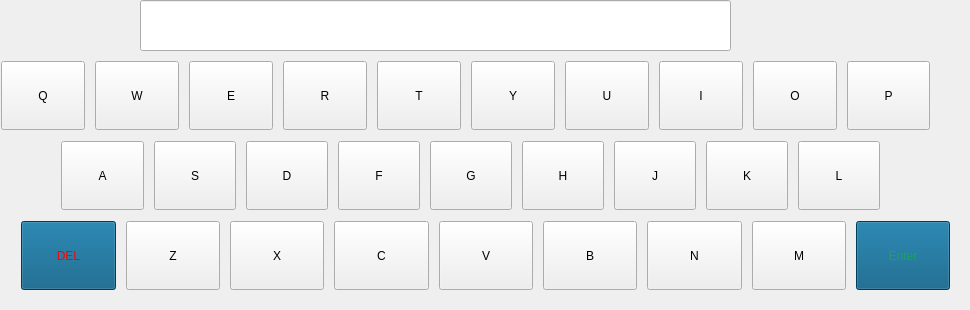
<?xml version="1.0" encoding="UTF-8"?>
<ui version="4.0">
 <class>Form</class>
 <widget class="QWidget" name="Form">
  <property name="geometry">
   <rect>
    <x>0</x>
    <y>0</y>
    <width>970</width>
    <height>310</height>
   </rect>
  </property>
  <property name="windowTitle">
   <string>Form</string>
  </property>
  <widget class="QLineEdit" name="lineEdit">
   <property name="geometry">
    <rect>
     <x>140</x>
     <y>0</y>
     <width>591</width>
     <height>51</height>
    </rect>
   </property>
   <property name="font">
    <font>
     <pointsize>14</pointsize>
    </font>
   </property>
   <property name="alignment">
    <set>Qt::AlignCenter</set>
   </property>
  </widget>
  <widget class="QPushButton" name="pushButton_u">
   <property name="geometry">
    <rect>
     <x>565</x>
     <y>61</y>
     <width>84</width>
     <height>69</height>
    </rect>
   </property>
   <property name="sizePolicy">
    <sizepolicy hsizetype="Minimum" vsizetype="Minimum">
     <horstretch>0</horstretch>
     <verstretch>0</verstretch>
    </sizepolicy>
   </property>
   <property name="text">
    <string>U</string>
   </property>
  </widget>
  <widget class="QPushButton" name="pushButton_t">
   <property name="geometry">
    <rect>
     <x>377</x>
     <y>61</y>
     <width>84</width>
     <height>69</height>
    </rect>
   </property>
   <property name="sizePolicy">
    <sizepolicy hsizetype="Minimum" vsizetype="Minimum">
     <horstretch>0</horstretch>
     <verstretch>0</verstretch>
    </sizepolicy>
   </property>
   <property name="text">
    <string>T</string>
   </property>
  </widget>
  <widget class="QPushButton" name="pushButton_y">
   <property name="geometry">
    <rect>
     <x>471</x>
     <y>61</y>
     <width>84</width>
     <height>69</height>
    </rect>
   </property>
   <property name="sizePolicy">
    <sizepolicy hsizetype="Minimum" vsizetype="Minimum">
     <horstretch>0</horstretch>
     <verstretch>0</verstretch>
    </sizepolicy>
   </property>
   <property name="text">
    <string>Y</string>
   </property>
  </widget>
  <widget class="QPushButton" name="pushButton_q">
   <property name="geometry">
    <rect>
     <x>1</x>
     <y>61</y>
     <width>84</width>
     <height>69</height>
    </rect>
   </property>
   <property name="sizePolicy">
    <sizepolicy hsizetype="Minimum" vsizetype="Minimum">
     <horstretch>0</horstretch>
     <verstretch>0</verstretch>
    </sizepolicy>
   </property>
   <property name="text">
    <string>Q</string>
   </property>
  </widget>
  <widget class="QPushButton" name="pushButton_w">
   <property name="geometry">
    <rect>
     <x>95</x>
     <y>61</y>
     <width>84</width>
     <height>69</height>
    </rect>
   </property>
   <property name="sizePolicy">
    <sizepolicy hsizetype="Minimum" vsizetype="Minimum">
     <horstretch>0</horstretch>
     <verstretch>0</verstretch>
    </sizepolicy>
   </property>
   <property name="text">
    <string>W</string>
   </property>
  </widget>
  <widget class="QPushButton" name="pushButton_e">
   <property name="geometry">
    <rect>
     <x>189</x>
     <y>61</y>
     <width>84</width>
     <height>69</height>
    </rect>
   </property>
   <property name="sizePolicy">
    <sizepolicy hsizetype="Minimum" vsizetype="Minimum">
     <horstretch>0</horstretch>
     <verstretch>0</verstretch>
    </sizepolicy>
   </property>
   <property name="text">
    <string>E</string>
   </property>
  </widget>
  <widget class="QPushButton" name="pushButton_r">
   <property name="geometry">
    <rect>
     <x>283</x>
     <y>61</y>
     <width>84</width>
     <height>69</height>
    </rect>
   </property>
   <property name="sizePolicy">
    <sizepolicy hsizetype="Minimum" vsizetype="Minimum">
     <horstretch>0</horstretch>
     <verstretch>0</verstretch>
    </sizepolicy>
   </property>
   <property name="text">
    <string>R</string>
   </property>
  </widget>
  <widget class="QPushButton" name="pushButton_i">
   <property name="geometry">
    <rect>
     <x>659</x>
     <y>61</y>
     <width>84</width>
     <height>69</height>
    </rect>
   </property>
   <property name="sizePolicy">
    <sizepolicy hsizetype="Minimum" vsizetype="Minimum">
     <horstretch>0</horstretch>
     <verstretch>0</verstretch>
    </sizepolicy>
   </property>
   <property name="text">
    <string>I</string>
   </property>
  </widget>
  <widget class="QPushButton" name="pushButton_o">
   <property name="geometry">
    <rect>
     <x>753</x>
     <y>61</y>
     <width>84</width>
     <height>69</height>
    </rect>
   </property>
   <property name="sizePolicy">
    <sizepolicy hsizetype="Minimum" vsizetype="Minimum">
     <horstretch>0</horstretch>
     <verstretch>0</verstretch>
    </sizepolicy>
   </property>
   <property name="text">
    <string>O</string>
   </property>
  </widget>
  <widget class="QPushButton" name="pushButton_p">
   <property name="geometry">
    <rect>
     <x>847</x>
     <y>61</y>
     <width>83</width>
     <height>69</height>
    </rect>
   </property>
   <property name="sizePolicy">
    <sizepolicy hsizetype="Minimum" vsizetype="Minimum">
     <horstretch>0</horstretch>
     <verstretch>0</verstretch>
    </sizepolicy>
   </property>
   <property name="text">
    <string>P</string>
   </property>
  </widget>
  <widget class="QPushButton" name="pushButton_del">
   <property name="geometry">
    <rect>
     <x>21</x>
     <y>221</y>
     <width>95</width>
     <height>69</height>
    </rect>
   </property>
   <property name="sizePolicy">
    <sizepolicy hsizetype="Minimum" vsizetype="Minimum">
     <horstretch>0</horstretch>
     <verstretch>0</verstretch>
    </sizepolicy>
   </property>
   <property name="palette">
    <palette>
     <active>
      <colorrole role="WindowText">
       <brush brushstyle="SolidPattern">
        <color alpha="255">
         <red>0</red>
         <green>0</green>
         <blue>0</blue>
        </color>
       </brush>
      </colorrole>
      <colorrole role="Button">
       <brush brushstyle="SolidPattern">
        <color alpha="255">
         <red>0</red>
         <green>85</green>
         <blue>127</blue>
        </color>
       </brush>
      </colorrole>
      <colorrole role="Midlight">
       <brush brushstyle="SolidPattern">
        <color alpha="255">
         <red>171</red>
         <green>194</green>
         <blue>176</blue>
        </color>
       </brush>
      </colorrole>
      <colorrole role="ButtonText">
       <brush brushstyle="SolidPattern">
        <color alpha="255">
         <red>255</red>
         <green>0</green>
         <blue>0</blue>
        </color>
       </brush>
      </colorrole>
      <colorrole role="Base">
       <brush brushstyle="SolidPattern">
        <color alpha="255">
         <red>0</red>
         <green>85</green>
         <blue>127</blue>
        </color>
       </brush>
      </colorrole>
      <colorrole role="Window">
       <brush brushstyle="SolidPattern">
        <color alpha="255">
         <red>0</red>
         <green>85</green>
         <blue>127</blue>
        </color>
       </brush>
      </colorrole>
      <colorrole role="HighlightedText">
       <brush brushstyle="SolidPattern">
        <color alpha="255">
         <red>0</red>
         <green>255</green>
         <blue>255</blue>
        </color>
       </brush>
      </colorrole>
     </active>
     <inactive>
      <colorrole role="WindowText">
       <brush brushstyle="SolidPattern">
        <color alpha="255">
         <red>0</red>
         <green>0</green>
         <blue>0</blue>
        </color>
       </brush>
      </colorrole>
      <colorrole role="Button">
       <brush brushstyle="SolidPattern">
        <color alpha="255">
         <red>0</red>
         <green>85</green>
         <blue>127</blue>
        </color>
       </brush>
      </colorrole>
      <colorrole role="Midlight">
       <brush brushstyle="SolidPattern">
        <color alpha="255">
         <red>171</red>
         <green>194</green>
         <blue>176</blue>
        </color>
       </brush>
      </colorrole>
      <colorrole role="ButtonText">
       <brush brushstyle="SolidPattern">
        <color alpha="255">
         <red>255</red>
         <green>0</green>
         <blue>0</blue>
        </color>
       </brush>
      </colorrole>
      <colorrole role="Base">
       <brush brushstyle="SolidPattern">
        <color alpha="255">
         <red>0</red>
         <green>85</green>
         <blue>127</blue>
        </color>
       </brush>
      </colorrole>
      <colorrole role="Window">
       <brush brushstyle="SolidPattern">
        <color alpha="255">
         <red>0</red>
         <green>85</green>
         <blue>127</blue>
        </color>
       </brush>
      </colorrole>
      <colorrole role="HighlightedText">
       <brush brushstyle="SolidPattern">
        <color alpha="255">
         <red>0</red>
         <green>255</green>
         <blue>255</blue>
        </color>
       </brush>
      </colorrole>
     </inactive>
     <disabled>
      <colorrole role="WindowText">
       <brush brushstyle="SolidPattern">
        <color alpha="255">
         <red>120</red>
         <green>120</green>
         <blue>120</blue>
        </color>
       </brush>
      </colorrole>
      <colorrole role="Button">
       <brush brushstyle="SolidPattern">
        <color alpha="255">
         <red>0</red>
         <green>85</green>
         <blue>127</blue>
        </color>
       </brush>
      </colorrole>
      <colorrole role="Midlight">
       <brush brushstyle="SolidPattern">
        <color alpha="255">
         <red>171</red>
         <green>194</green>
         <blue>176</blue>
        </color>
       </brush>
      </colorrole>
      <colorrole role="ButtonText">
       <brush brushstyle="SolidPattern">
        <color alpha="255">
         <red>120</red>
         <green>120</green>
         <blue>120</blue>
        </color>
       </brush>
      </colorrole>
      <colorrole role="Base">
       <brush brushstyle="SolidPattern">
        <color alpha="255">
         <red>0</red>
         <green>85</green>
         <blue>127</blue>
        </color>
       </brush>
      </colorrole>
      <colorrole role="Window">
       <brush brushstyle="SolidPattern">
        <color alpha="255">
         <red>0</red>
         <green>85</green>
         <blue>127</blue>
        </color>
       </brush>
      </colorrole>
      <colorrole role="HighlightedText">
       <brush brushstyle="SolidPattern">
        <color alpha="255">
         <red>0</red>
         <green>255</green>
         <blue>255</blue>
        </color>
       </brush>
      </colorrole>
     </disabled>
    </palette>
   </property>
   <property name="styleSheet">
    <string notr="true">background-color: rgb(0, 85, 127);
selection-color: rgb(0, 255, 255);</string>
   </property>
   <property name="text">
    <string>DEL</string>
   </property>
  </widget>
  <widget class="QPushButton" name="pushButton_z">
   <property name="geometry">
    <rect>
     <x>126</x>
     <y>221</y>
     <width>94</width>
     <height>69</height>
    </rect>
   </property>
   <property name="sizePolicy">
    <sizepolicy hsizetype="Minimum" vsizetype="Minimum">
     <horstretch>0</horstretch>
     <verstretch>0</verstretch>
    </sizepolicy>
   </property>
   <property name="text">
    <string>Z</string>
   </property>
  </widget>
  <widget class="QPushButton" name="pushButton_x">
   <property name="geometry">
    <rect>
     <x>230</x>
     <y>221</y>
     <width>94</width>
     <height>69</height>
    </rect>
   </property>
   <property name="sizePolicy">
    <sizepolicy hsizetype="Minimum" vsizetype="Minimum">
     <horstretch>0</horstretch>
     <verstretch>0</verstretch>
    </sizepolicy>
   </property>
   <property name="text">
    <string>X</string>
   </property>
  </widget>
  <widget class="QPushButton" name="pushButton_c">
   <property name="geometry">
    <rect>
     <x>334</x>
     <y>221</y>
     <width>95</width>
     <height>69</height>
    </rect>
   </property>
   <property name="sizePolicy">
    <sizepolicy hsizetype="Minimum" vsizetype="Minimum">
     <horstretch>0</horstretch>
     <verstretch>0</verstretch>
    </sizepolicy>
   </property>
   <property name="text">
    <string>C</string>
   </property>
  </widget>
  <widget class="QPushButton" name="pushButton_v">
   <property name="geometry">
    <rect>
     <x>439</x>
     <y>221</y>
     <width>94</width>
     <height>69</height>
    </rect>
   </property>
   <property name="sizePolicy">
    <sizepolicy hsizetype="Minimum" vsizetype="Minimum">
     <horstretch>0</horstretch>
     <verstretch>0</verstretch>
    </sizepolicy>
   </property>
   <property name="text">
    <string>V</string>
   </property>
  </widget>
  <widget class="QPushButton" name="pushButton_b">
   <property name="geometry">
    <rect>
     <x>543</x>
     <y>221</y>
     <width>94</width>
     <height>69</height>
    </rect>
   </property>
   <property name="sizePolicy">
    <sizepolicy hsizetype="Minimum" vsizetype="Minimum">
     <horstretch>0</horstretch>
     <verstretch>0</verstretch>
    </sizepolicy>
   </property>
   <property name="text">
    <string>B</string>
   </property>
  </widget>
  <widget class="QPushButton" name="pushButton_n">
   <property name="geometry">
    <rect>
     <x>647</x>
     <y>221</y>
     <width>95</width>
     <height>69</height>
    </rect>
   </property>
   <property name="sizePolicy">
    <sizepolicy hsizetype="Minimum" vsizetype="Minimum">
     <horstretch>0</horstretch>
     <verstretch>0</verstretch>
    </sizepolicy>
   </property>
   <property name="text">
    <string>N</string>
   </property>
  </widget>
  <widget class="QPushButton" name="pushButton_m">
   <property name="geometry">
    <rect>
     <x>752</x>
     <y>221</y>
     <width>94</width>
     <height>69</height>
    </rect>
   </property>
   <property name="sizePolicy">
    <sizepolicy hsizetype="Minimum" vsizetype="Minimum">
     <horstretch>0</horstretch>
     <verstretch>0</verstretch>
    </sizepolicy>
   </property>
   <property name="text">
    <string>M</string>
   </property>
  </widget>
  <widget class="QPushButton" name="pushButton_enter">
   <property name="geometry">
    <rect>
     <x>856</x>
     <y>221</y>
     <width>94</width>
     <height>69</height>
    </rect>
   </property>
   <property name="sizePolicy">
    <sizepolicy hsizetype="Minimum" vsizetype="Minimum">
     <horstretch>0</horstretch>
     <verstretch>0</verstretch>
    </sizepolicy>
   </property>
   <property name="palette">
    <palette>
     <active>
      <colorrole role="Button">
       <brush brushstyle="SolidPattern">
        <color alpha="255">
         <red>0</red>
         <green>85</green>
         <blue>127</blue>
        </color>
       </brush>
      </colorrole>
      <colorrole role="Mid">
       <brush brushstyle="SolidPattern">
        <color alpha="255">
         <red>255</red>
         <green>170</green>
         <blue>0</blue>
        </color>
       </brush>
      </colorrole>
      <colorrole role="ButtonText">
       <brush brushstyle="SolidPattern">
        <color alpha="255">
         <red>27</red>
         <green>162</green>
         <blue>97</blue>
        </color>
       </brush>
      </colorrole>
      <colorrole role="Base">
       <brush brushstyle="SolidPattern">
        <color alpha="255">
         <red>0</red>
         <green>85</green>
         <blue>127</blue>
        </color>
       </brush>
      </colorrole>
      <colorrole role="Window">
       <brush brushstyle="SolidPattern">
        <color alpha="255">
         <red>0</red>
         <green>85</green>
         <blue>127</blue>
        </color>
       </brush>
      </colorrole>
      <colorrole role="Highlight">
       <brush brushstyle="SolidPattern">
        <color alpha="255">
         <red>0</red>
         <green>255</green>
         <blue>0</blue>
        </color>
       </brush>
      </colorrole>
     </active>
     <inactive>
      <colorrole role="Button">
       <brush brushstyle="SolidPattern">
        <color alpha="255">
         <red>0</red>
         <green>85</green>
         <blue>127</blue>
        </color>
       </brush>
      </colorrole>
      <colorrole role="Mid">
       <brush brushstyle="SolidPattern">
        <color alpha="255">
         <red>255</red>
         <green>170</green>
         <blue>0</blue>
        </color>
       </brush>
      </colorrole>
      <colorrole role="ButtonText">
       <brush brushstyle="SolidPattern">
        <color alpha="255">
         <red>27</red>
         <green>162</green>
         <blue>97</blue>
        </color>
       </brush>
      </colorrole>
      <colorrole role="Base">
       <brush brushstyle="SolidPattern">
        <color alpha="255">
         <red>0</red>
         <green>85</green>
         <blue>127</blue>
        </color>
       </brush>
      </colorrole>
      <colorrole role="Window">
       <brush brushstyle="SolidPattern">
        <color alpha="255">
         <red>0</red>
         <green>85</green>
         <blue>127</blue>
        </color>
       </brush>
      </colorrole>
      <colorrole role="Highlight">
       <brush brushstyle="SolidPattern">
        <color alpha="255">
         <red>0</red>
         <green>255</green>
         <blue>0</blue>
        </color>
       </brush>
      </colorrole>
     </inactive>
     <disabled>
      <colorrole role="Button">
       <brush brushstyle="SolidPattern">
        <color alpha="255">
         <red>0</red>
         <green>85</green>
         <blue>127</blue>
        </color>
       </brush>
      </colorrole>
      <colorrole role="Mid">
       <brush brushstyle="SolidPattern">
        <color alpha="255">
         <red>255</red>
         <green>170</green>
         <blue>0</blue>
        </color>
       </brush>
      </colorrole>
      <colorrole role="ButtonText">
       <brush brushstyle="SolidPattern">
        <color alpha="255">
         <red>120</red>
         <green>120</green>
         <blue>120</blue>
        </color>
       </brush>
      </colorrole>
      <colorrole role="Base">
       <brush brushstyle="SolidPattern">
        <color alpha="255">
         <red>0</red>
         <green>85</green>
         <blue>127</blue>
        </color>
       </brush>
      </colorrole>
      <colorrole role="Window">
       <brush brushstyle="SolidPattern">
        <color alpha="255">
         <red>0</red>
         <green>85</green>
         <blue>127</blue>
        </color>
       </brush>
      </colorrole>
      <colorrole role="Highlight">
       <brush brushstyle="SolidPattern">
        <color alpha="255">
         <red>51</red>
         <green>153</green>
         <blue>255</blue>
        </color>
       </brush>
      </colorrole>
     </disabled>
    </palette>
   </property>
   <property name="styleSheet">
    <string notr="true">background-color: rgb(0, 85, 127);</string>
   </property>
   <property name="text">
    <string>Enter</string>
   </property>
  </widget>
  <widget class="QPushButton" name="pushButton_a">
   <property name="geometry">
    <rect>
     <x>61</x>
     <y>141</y>
     <width>83</width>
     <height>69</height>
    </rect>
   </property>
   <property name="sizePolicy">
    <sizepolicy hsizetype="Minimum" vsizetype="Minimum">
     <horstretch>0</horstretch>
     <verstretch>0</verstretch>
    </sizepolicy>
   </property>
   <property name="text">
    <string>A</string>
   </property>
  </widget>
  <widget class="QPushButton" name="pushButton_s">
   <property name="geometry">
    <rect>
     <x>154</x>
     <y>141</y>
     <width>82</width>
     <height>69</height>
    </rect>
   </property>
   <property name="sizePolicy">
    <sizepolicy hsizetype="Minimum" vsizetype="Minimum">
     <horstretch>0</horstretch>
     <verstretch>0</verstretch>
    </sizepolicy>
   </property>
   <property name="text">
    <string>S</string>
   </property>
  </widget>
  <widget class="QPushButton" name="pushButton_d">
   <property name="geometry">
    <rect>
     <x>246</x>
     <y>141</y>
     <width>82</width>
     <height>69</height>
    </rect>
   </property>
   <property name="sizePolicy">
    <sizepolicy hsizetype="Minimum" vsizetype="Minimum">
     <horstretch>0</horstretch>
     <verstretch>0</verstretch>
    </sizepolicy>
   </property>
   <property name="text">
    <string>D</string>
   </property>
  </widget>
  <widget class="QPushButton" name="pushButton_f">
   <property name="geometry">
    <rect>
     <x>338</x>
     <y>141</y>
     <width>82</width>
     <height>69</height>
    </rect>
   </property>
   <property name="sizePolicy">
    <sizepolicy hsizetype="Minimum" vsizetype="Minimum">
     <horstretch>0</horstretch>
     <verstretch>0</verstretch>
    </sizepolicy>
   </property>
   <property name="text">
    <string>F</string>
   </property>
  </widget>
  <widget class="QPushButton" name="pushButton_g">
   <property name="geometry">
    <rect>
     <x>430</x>
     <y>141</y>
     <width>82</width>
     <height>69</height>
    </rect>
   </property>
   <property name="sizePolicy">
    <sizepolicy hsizetype="Minimum" vsizetype="Minimum">
     <horstretch>0</horstretch>
     <verstretch>0</verstretch>
    </sizepolicy>
   </property>
   <property name="text">
    <string>G</string>
   </property>
  </widget>
  <widget class="QPushButton" name="pushButton_h">
   <property name="geometry">
    <rect>
     <x>522</x>
     <y>141</y>
     <width>82</width>
     <height>69</height>
    </rect>
   </property>
   <property name="sizePolicy">
    <sizepolicy hsizetype="Minimum" vsizetype="Minimum">
     <horstretch>0</horstretch>
     <verstretch>0</verstretch>
    </sizepolicy>
   </property>
   <property name="text">
    <string>H</string>
   </property>
  </widget>
  <widget class="QPushButton" name="pushButton_j">
   <property name="geometry">
    <rect>
     <x>614</x>
     <y>141</y>
     <width>82</width>
     <height>69</height>
    </rect>
   </property>
   <property name="sizePolicy">
    <sizepolicy hsizetype="Minimum" vsizetype="Minimum">
     <horstretch>0</horstretch>
     <verstretch>0</verstretch>
    </sizepolicy>
   </property>
   <property name="text">
    <string>J</string>
   </property>
  </widget>
  <widget class="QPushButton" name="pushButton_k">
   <property name="geometry">
    <rect>
     <x>706</x>
     <y>141</y>
     <width>82</width>
     <height>69</height>
    </rect>
   </property>
   <property name="sizePolicy">
    <sizepolicy hsizetype="Minimum" vsizetype="Minimum">
     <horstretch>0</horstretch>
     <verstretch>0</verstretch>
    </sizepolicy>
   </property>
   <property name="text">
    <string>K</string>
   </property>
  </widget>
  <widget class="QPushButton" name="pushButton_l">
   <property name="geometry">
    <rect>
     <x>798</x>
     <y>141</y>
     <width>82</width>
     <height>69</height>
    </rect>
   </property>
   <property name="sizePolicy">
    <sizepolicy hsizetype="Minimum" vsizetype="Minimum">
     <horstretch>0</horstretch>
     <verstretch>0</verstretch>
    </sizepolicy>
   </property>
   <property name="text">
    <string>L</string>
   </property>
  </widget>
 </widget>
 <resources/>
 <connections/>
</ui>
